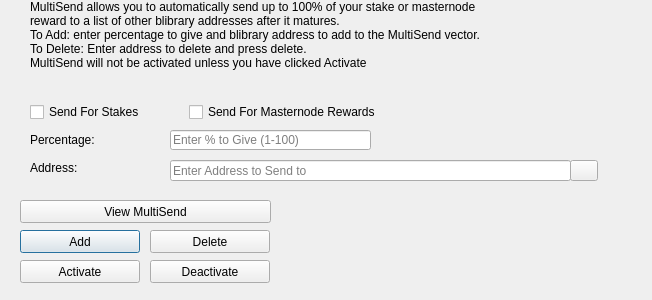
<?xml version="1.0" encoding="UTF-8"?>
<ui version="4.0">
 <class>MultiSendDialog</class>
 <widget class="QDialog" name="MultiSendDialog">
  <property name="windowModality">
   <enum>Qt::NonModal</enum>
  </property>
  <property name="geometry">
   <rect>
    <x>0</x>
    <y>0</y>
    <width>652</width>
    <height>300</height>
   </rect>
  </property>
  <property name="windowTitle">
   <string>MultiSend</string>
  </property>
  <widget class="QLineEdit" name="multiSendPercentEdit">
   <property name="geometry">
    <rect>
     <x>170</x>
     <y>130</y>
     <width>201</width>
     <height>20</height>
    </rect>
   </property>
   <property name="toolTip">
    <string>Enter whole numbers 1 - 100</string>
   </property>
   <property name="placeholderText">
    <string>Enter % to Give (1-100)</string>
   </property>
  </widget>
  <widget class="QLineEdit" name="multiSendAddressEdit">
   <property name="geometry">
    <rect>
     <x>170</x>
     <y>160</y>
     <width>401</width>
     <height>21</height>
    </rect>
   </property>
   <property name="toolTip">
    <string/>
   </property>
   <property name="placeholderText">
    <string>Enter Address to Send to</string>
   </property>
  </widget>
  <widget class="QLabel" name="label_2">
   <property name="geometry">
    <rect>
     <x>30</x>
     <y>0</y>
     <width>451</width>
     <height>121</height>
    </rect>
   </property>
   <property name="lineWidth">
    <number>1</number>
   </property>
   <property name="text">
    <string>MultiSend allows you to automatically send up to 100% of your stake or masternode reward to a list of other blibrary addresses after it matures.
To Add: enter percentage to give and blibrary address to add to the MultiSend vector.
To Delete: Enter address to delete and press delete.
MultiSend will not be activated unless you have clicked Activate</string>
   </property>
   <property name="alignment">
    <set>Qt::AlignLeading|Qt::AlignLeft|Qt::AlignTop</set>
   </property>
   <property name="wordWrap">
    <bool>true</bool>
   </property>
  </widget>
  <widget class="QLabel" name="message">
   <property name="geometry">
    <rect>
     <x>290</x>
     <y>200</y>
     <width>351</width>
     <height>91</height>
    </rect>
   </property>
   <property name="text">
    <string/>
   </property>
  </widget>
  <widget class="QPushButton" name="addButton">
   <property name="geometry">
    <rect>
     <x>20</x>
     <y>230</y>
     <width>120</width>
     <height>23</height>
    </rect>
   </property>
   <property name="toolTip">
    <string/>
   </property>
   <property name="statusTip">
    <string>Add to MultiSend Vector</string>
   </property>
   <property name="text">
    <string>Add</string>
   </property>
  </widget>
  <widget class="QPushButton" name="disableButton">
   <property name="geometry">
    <rect>
     <x>150</x>
     <y>260</y>
     <width>120</width>
     <height>23</height>
    </rect>
   </property>
   <property name="statusTip">
    <string>Deactivate MultiSend</string>
   </property>
   <property name="text">
    <string>Deactivate</string>
   </property>
  </widget>
  <widget class="QPushButton" name="addressBookButton">
   <property name="geometry">
    <rect>
     <x>570</x>
     <y>160</y>
     <width>28</width>
     <height>21</height>
    </rect>
   </property>
   <property name="toolTip">
    <string>Choose an address from the address book</string>
   </property>
   <property name="text">
    <string/>
   </property>
   <property name="icon">
    <iconset resource="../blibrary.qrc">
     <normaloff>:/icons/address-book</normaloff>:/icons/address-book</iconset>
   </property>
   <property name="shortcut">
    <string>Alt+A</string>
   </property>
   <property name="autoDefault">
    <bool>false</bool>
   </property>
  </widget>
  <widget class="QLabel" name="label">
   <property name="geometry">
    <rect>
     <x>30</x>
     <y>130</y>
     <width>121</width>
     <height>20</height>
    </rect>
   </property>
   <property name="toolTip">
    <string>Percentage of stake to send</string>
   </property>
   <property name="text">
    <string>Percentage:</string>
   </property>
  </widget>
  <widget class="QLabel" name="label_5">
   <property name="geometry">
    <rect>
     <x>30</x>
     <y>160</y>
     <width>111</width>
     <height>16</height>
    </rect>
   </property>
   <property name="toolTip">
    <string>Address to send portion of stake to</string>
   </property>
   <property name="text">
    <string>Address:</string>
   </property>
  </widget>
  <widget class="QPushButton" name="deleteButton">
   <property name="geometry">
    <rect>
     <x>150</x>
     <y>230</y>
     <width>120</width>
     <height>23</height>
    </rect>
   </property>
   <property name="toolTip">
    <string/>
   </property>
   <property name="statusTip">
    <string>Delete Address From MultiSend Vector</string>
   </property>
   <property name="text">
    <string>Delete</string>
   </property>
  </widget>
  <widget class="QPushButton" name="activateButton">
   <property name="geometry">
    <rect>
     <x>20</x>
     <y>260</y>
     <width>120</width>
     <height>23</height>
    </rect>
   </property>
   <property name="statusTip">
    <string>Activate MultiSend</string>
   </property>
   <property name="text">
    <string>Activate</string>
   </property>
  </widget>
  <widget class="QPushButton" name="viewButton">
   <property name="geometry">
    <rect>
     <x>20</x>
     <y>200</y>
     <width>251</width>
     <height>23</height>
    </rect>
   </property>
   <property name="toolTip">
    <string/>
   </property>
   <property name="statusTip">
    <string>View MultiSend Vector</string>
   </property>
   <property name="text">
    <string>View MultiSend</string>
   </property>
  </widget>
  <widget class="QWidget" name="horizontalLayoutWidget">
   <property name="geometry">
    <rect>
     <x>30</x>
     <y>100</y>
     <width>351</width>
     <height>24</height>
    </rect>
   </property>
   <layout class="QHBoxLayout" name="horizontalLayout">
    <item>
     <widget class="QCheckBox" name="multiSendStakeCheckBox">
      <property name="text">
       <string>Send For Stakes</string>
      </property>
     </widget>
    </item>
    <item>
     <widget class="QCheckBox" name="multiSendMasternodeCheckBox">
      <property name="text">
       <string>Send For Masternode Rewards</string>
      </property>
     </widget>
    </item>
   </layout>
  </widget>
 </widget>
 <resources>
  <include location="../blibrary.qrc"/>
 </resources>
 <connections/>
</ui>
